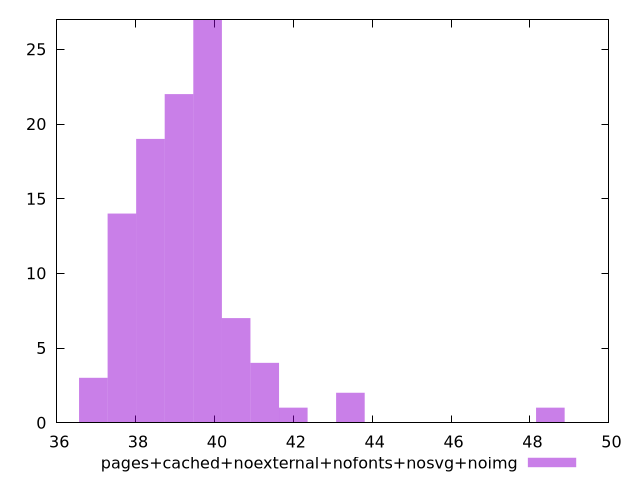

Reproduce this figure in gnuplot.
$_pagesCachedNoexternalNofontsNosvgNoimg <<EOF
39.10306165745667 22
38.37893088602229 19
37.6548001145879 14
39.82719242889105 27
41.275453971759816 4
40.551323200325434 7
36.93066934315352 3
43.44784628606297 2
41.9995847431942 1
48.51676168610364 1
EOF
set key outside below
set terminal pngcairo
set output "report_00004_2020-11-02T20-21-41.718Z/bootup-time/pages+cached+noexternal+nofonts+nosvg+noimg//raw_hist.png"
set yrange [0:27]
set boxwidth 0.7241307714343828
set style fill transparent solid 0.5 noborder
plot $_pagesCachedNoexternalNofontsNosvgNoimg title "pages+cached+noexternal+nofonts+nosvg+noimg" with boxes ,
